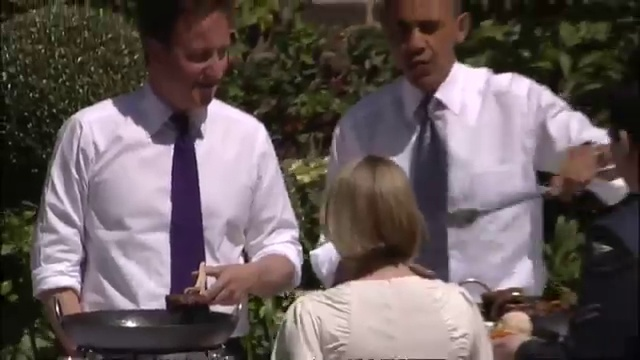
#> input picture FaceNetM/Image.jpg, 640 x 360 px
$ python find_contours.py --image FaceNetM/Image.jpg
#> lines starting #> are read from the running program, lines starting #| are printed output that depends on the picture; after the words box and inside, x2 and y2 are one past the last pixel; in counts of white or black regions, pixels touching at a corner belong together
# import the necessary packages
import argparse
import operator
import imutils
import cv2

# construct the argument parse and parse the arguments
ap = argparse.ArgumentParser()
ap.add_argument("-i", "--image", required=True,
	help="path to the input image")
args = vars(ap.parse_args())

# load the image, convert it to grayscale, blur it slightly,
# and threshold it
image = cv2.imread(args["image"])
#> image is the input picture: shape (360, 640, 3); mean B, G, R 89.9, 89.9, 101.3
gray = cv2.cvtColor(image, cv2.COLOR_BGR2GRAY)
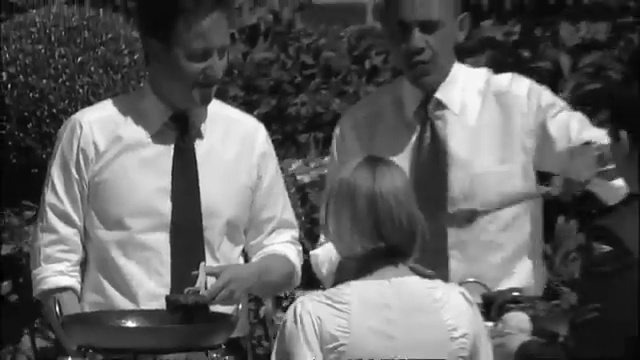
#> gray: shape (360, 640); min 0, max 254, mean 93.3
blurred = cv2.GaussianBlur(gray, (5, 5), 0)
thresh = cv2.threshold(blurred, 60, 240, cv2.THRESH_BINARY)[1]
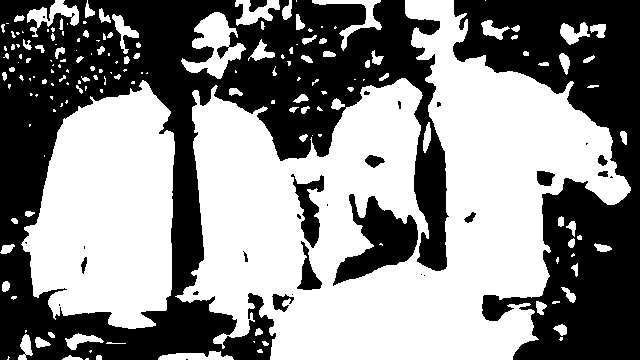
#> thresh: shape (360, 640); values 0 (black) and 240 (white), 53.5% white; 30 black regions (16 under 20 px), largest, box (x1, y1, x2, y2) and area: (0, 0, 449, 360) 66983, (453, 0, 640, 360) 34081, (333, 194, 418, 286) 3554

x, y = image.shape[0], image.shape[1]
#> x = 360; y = 640

x = (x * 0.9) // 1
#> x = 324
y = (y * 0.9) // 1
#> y = 576

def cropND(img, bounding):
#> called with bounding = (324, 576)
    start = tuple(map(lambda a, da: a//2-da//2, img.shape, bounding))
#> start = (18, 32)
    end = tuple(map(operator.add, start, bounding))
#> end = (342, 608)
    slices = tuple(map(slice, start, end))
#> (the run stopped early here; a loop or call above may not have finished)

$ run again, with FaceNetM/abcx.jpg copied over FaceNetM/Image.jpg
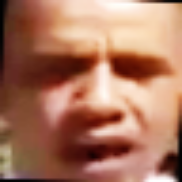
#> input picture FaceNetM/abcx.jpg, 182 x 182 px
#> image is the input picture: shape (182, 182, 3); mean B, G, R 95.3, 118.2, 170.6
#> `gray = cv2.cvtColor(image, cv2.COLOR_BGR2GRAY)`:
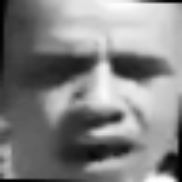
#> gray: shape (182, 182); min 2, max 254, mean 131.3
#> `thresh = cv2.threshold(blurred, 60, 240, cv2.THRESH_BINARY)[1]`:
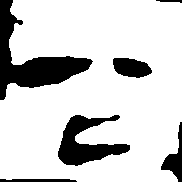
#> thresh: shape (182, 182); values 0 (black) and 240 (white), 81.9% white; 6 black regions, box (x1, y1, x2, y2) and area: (0, 0, 93, 100) 2918, (58, 115, 130, 166) 1756, (113, 58, 152, 78) 581, (161, 122, 182, 182) 480, (0, 179, 77, 182) 217, (156, 0, 182, 3) 50
